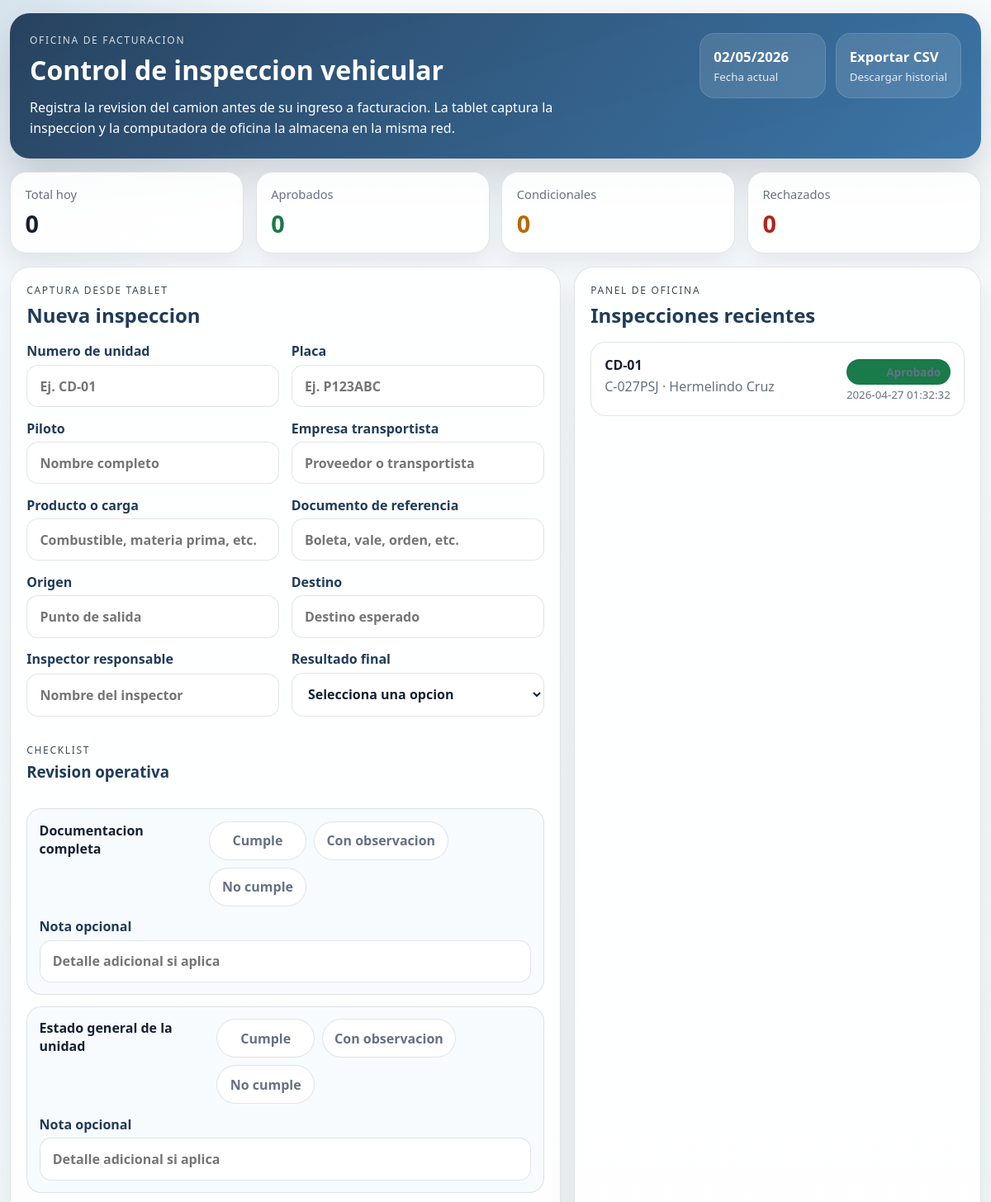
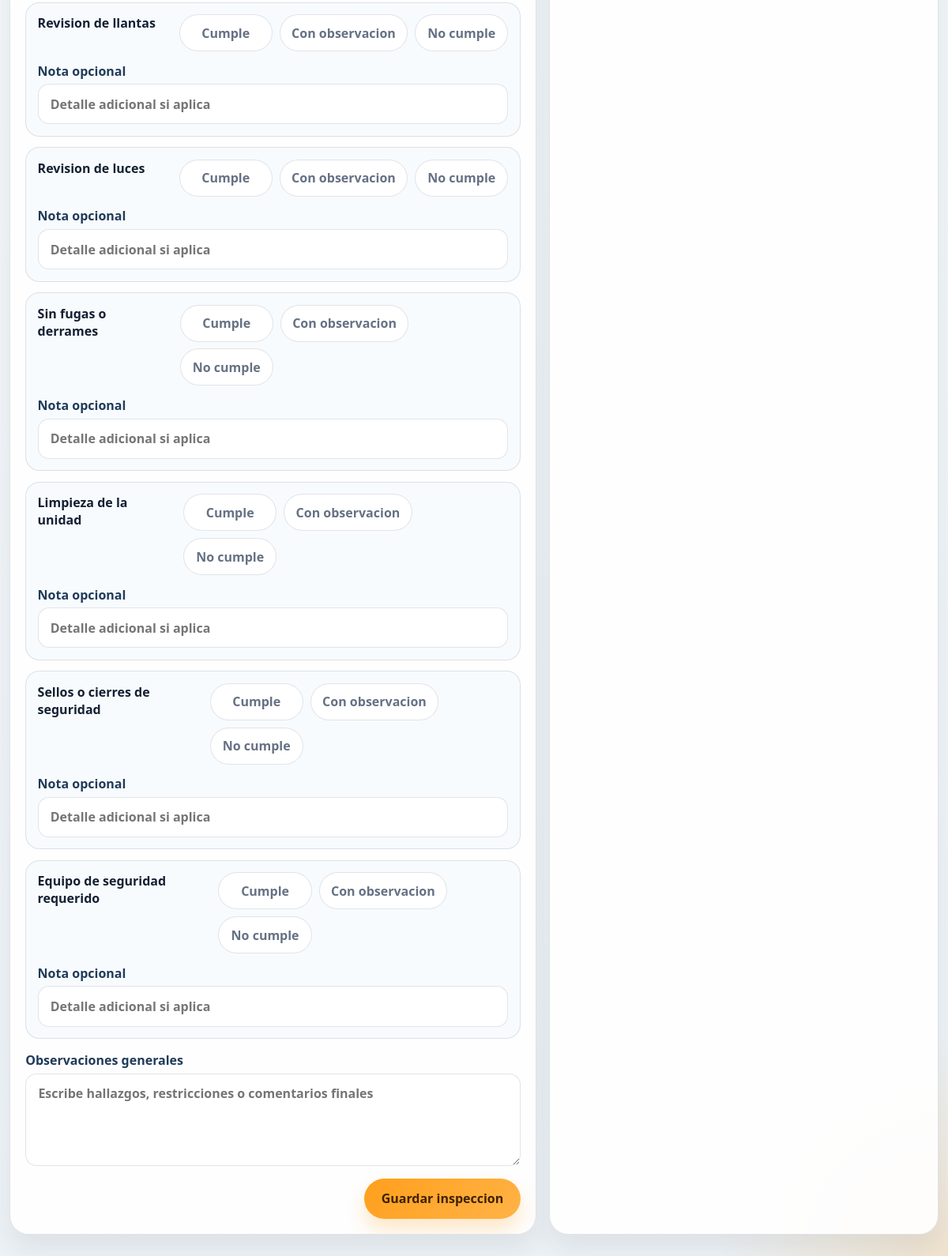
The page / on the database its author committed (2 pictures, top to bottom).
### tables this page shows
CREATE TABLE inspecciones (
            id INTEGER PRIMARY KEY AUTOINCREMENT,
            created_at TEXT NOT NULL,
            numero_unidad TEXT NOT NULL,
            placa TEXT NOT NULL,
            piloto TEXT NOT NULL,
            empresa TEXT NOT NULL,
            producto TEXT NOT NULL,
            documento_referencia TEXT,
            origen TEXT,
            destino TEXT,
            inspector TEXT NOT NULL,
            resultado_final TEXT NOT NULL,
            checklist_json TEXT NOT NULL,
            observaciones_generales TEXT
        );

### app.py (the view)
@app.get("/")
def home():
    return render_template(
        "index.html",
        checklist_fields=CHECKLIST_FIELDS,
        result_options=RESULT_OPTIONS,
        inspections=fetch_recent_inspections(),
        stats=fetch_dashboard_stats(),
        status_labels=STATUS_LABELS,
        now=datetime.now().strftime("%d/%m/%Y"),
        form_data={},
    )

### app.py (called while the page is built)
def get_db() -> sqlite3.Connection:
    if "db" not in g:
        DATA_DIR.mkdir(parents=True, exist_ok=True)
        g.db = sqlite3.connect(DB_PATH)
        g.db.row_factory = sqlite3.Row
    return g.db

def init_db() -> None:
    db = get_db()
    db.execute(
        """
        CREATE TABLE IF NOT EXISTS inspecciones (
            id INTEGER PRIMARY KEY AUTOINCREMENT,
            created_at TEXT NOT NULL,
            numero_unidad TEXT NOT NULL,
            placa TEXT NOT NULL,
            piloto TEXT NOT NULL,
            empresa TEXT NOT NULL,
            producto TEXT NOT NULL,
            documento_referencia TEXT,
            origen TEXT,
            destino TEXT,
            inspector TEXT NOT NULL,
            resultado_final TEXT NOT NULL,
            checklist_json TEXT NOT NULL,
            observaciones_generales TEXT
        )
        """
    )
    db.commit()

def fetch_recent_inspections(limit: int = 20) -> list[dict]:
    rows = get_db().execute(
        """
        SELECT *
        FROM inspecciones
        ORDER BY id DESC
        LIMIT ?
        """,
        (limit,),
    ).fetchall()
    inspections: list[dict] = []
    for row in rows:
        item = dict(row)
        item["checklist"] = json.loads(item["checklist_json"])
        inspections.append(item)
    return inspections

@app.before_request
def ensure_database() -> None:
    init_db()

### templates/index.html (shortened to what this page needs)
<!doctype html>
<html lang="es">
<head>
    <link rel="stylesheet" href="{{ url_for('static', filename='style.css') }}">
</head>
<body>
    <div class="page-shell">
        <header class="hero">
            <div>
                <p class="eyebrow">Oficina de facturacion</p>
                <h1>Control de inspeccion vehicular</h1>
                <p class="hero-copy">
                    Registra la revision del camion antes de su ingreso a facturacion.
                    La tablet captura la inspeccion y la computadora de oficina la almacena en la misma red.
                </p>
            </div>
            <div class="hero-meta">
                <span class="meta-card">
                    <strong>{{ now }}</strong>
                    <small>Fecha actual</small>
                </span>
                <a class="meta-card action-card" href="{{ url_for('export_csv') }}">
                    <strong>Exportar CSV</strong>
                    <small>Descargar historial</small>
                </a>
            </div>
        </header>
        <section class="stats-grid">
            <article class="stat-card">
                <span>Total hoy</span>
                <strong>{{ stats.total_today }}</strong>
            </article>
            <article class="stat-card approved">
                <span>Aprobados</span>
                <strong>{{ stats.approved }}</strong>
            </article>
            <article class="stat-card conditional">
                <span>Condicionales</span>
                <strong>{{ stats.conditional }}</strong>
            </article>
            <article class="stat-card rejected">
                <span>Rechazados</span>
                <strong>{{ stats.rejected }}</strong>
            </article>
        </section>
        <main class="layout-grid">
            <section class="panel form-panel">
                <div class="section-header">
                    <p class="eyebrow">Captura desde tablet</p>
                    <h2>Nueva inspeccion</h2>
                </div>
                <form method="post" action="{{ url_for('save_inspection') }}" class="inspection-form">
                    <div class="form-grid">
                        <label>
                            Numero de unidad
                            <input name="numero_unidad" value="{{ form_data.get('numero_unidad', '') }}" placeholder="Ej. CD-01" required>
                        </label>
                        <label>
                            Placa
                            <input name="placa" value="{{ form_data.get('placa', '') }}" placeholder="Ej. P123ABC" required>
                        </label>
                        <label>
                            Piloto
                            <input name="piloto" value="{{ form_data.get('piloto', '') }}" placeholder="Nombre completo" required>
                        </label>
                        <label>
                            Empresa transportista
                            <input name="empresa" value="{{ form_data.get('empresa', '') }}" placeholder="Proveedor o transportista" required>
                        </label>
                        <label>
                            Producto o carga
                            <input name="producto" value="{{ form_data.get('producto', '') }}" placeholder="Combustible, materia prima, etc." required>
                        </label>
                        <label>
                            Documento de referencia
                            <input name="documento_referencia" value="{{ form_data.get('documento_referencia', '') }}" placeholder="Boleta, vale, orden, etc.">
                        </label>
                        <label>
                            Origen
                            <input name="origen" value="{{ form_data.get('origen', '') }}" placeholder="Punto de salida">
                        </label>
                        <label>
                            Destino
                            <input name="destino" value="{{ form_data.get('destino', '') }}" placeholder="Destino esperado">
                        </label>
                        <label>
                            Inspector responsable
                            <input name="inspector" value="{{ form_data.get('inspector', '') }}" placeholder="Nombre del inspector" required>
                        </label>
                        <label>
                            Resultado final
                            <select name="resultado_final" required>
                                <option value="">Selecciona una opcion</option>
                            </select>
                        </label>
                    </div>
                    <div class="section-header compact">
                        <p class="eyebrow">Checklist</p>
                        <h3>Revision operativa</h3>
                    </div>
                    <div class="checklist-list">
                        {% for field in checklist_fields %}
                            <article class="check-item">
                                <div class="check-item-top">
                                    <h4>{{ field.label }}</h4>
                                    <div class="segmented">
                                        {% for value, label in status_labels.items() %}
                                            <label class="radio-pill">
                                                <span>{{ label }}</span>
                                            </label>
                                        {% endfor %}
                                    </div>
                                </div>
                                <label class="note-label">
                                    Nota opcional
                                    <input
                                        name="{{ field.name }}_nota"
                                        value="{{ form_data.get(field.name ~ '_nota', '') }}"
                                        placeholder="Detalle adicional si aplica"
                                    >
                                </label>
                            </article>
                        {% endfor %}
                    </div>
                    <label class="full-width">
                        Observaciones generales
                        <textarea name="observaciones_generales" rows="4" placeholder="Escribe hallazgos, restricciones o comentarios finales">{{ form_data.get('observaciones_generales', '') }}</textarea>
                    </label>
                    <div class="form-actions">
                        <button type="submit" class="primary-button">Guardar inspeccion</button>
                    </div>
                </form>
            </section>
            <section class="panel history-panel">
                <div class="section-header">
                    <p class="eyebrow">Panel de oficina</p>
                    <h2>Inspecciones recientes</h2>
                </div>
                {% if inspections %}
                    <div class="inspection-list">
                        {% for inspection in inspections %}
                            <details class="inspection-card">
                                <summary>
                                    <div>
                                        <strong>{{ inspection.numero_unidad }}</strong>
                                        <span>{{ inspection.placa }} · {{ inspection.piloto }}</span>
                                    </div>
                                    <div class="summary-right">
                                        <span class="badge {{ inspection.resultado_final|lower }}">{{ inspection.resultado_final }}</span>
                                        <small>{{ inspection.created_at }}</small>
                                    </div>
                                </summary>
                            </details>
                        {% endfor %}
                    </div>
                {% else %}
                    <div class="empty-state">
                        <h3>Aun no hay inspecciones registradas</h3>
                        <p>Usa el formulario para registrar la primera revision y verla aqui en tiempo real.</p>
                    </div>
                {% endif %}
            </section>
        </main>
    </div>
</body>
</html>

### rows shown on the page
inspecciones: numero_unidad "CD-01", placa "C-027PSJ", piloto "Hermelindo Cruz", resultado_final "Aprobado", created_at "2026-04-27 01:32:32"

### other values the page prints
{{ stats.total_today }} "0"
{{ stats.approved }} "0"
{{ stats.conditional }} "0"
{{ stats.rejected }} "0"
{{ field.label }} "Documentacion completa" "Estado general de la unidad" "Revision de llantas" "Revision de luces" "Sin fugas o derrames" "Limpieza de la unidad" "Sellos o cierres de seguridad" "Equipo de seguridad requerido"
{{ label }} "Cumple" "Con observacion" "No cumple" "Cumple" "Con observacion" "No cumple" "Cumple" "Con observacion" "No cumple" "Cumple" "Con observacion" "No cumple" "Cumple" "Con observacion" "No cumple" "Cumple" "Con observacion" "No cumple" "Cumple" "Con observacion" "No cumple" "Cumple" "Con observacion" "No cumple"
